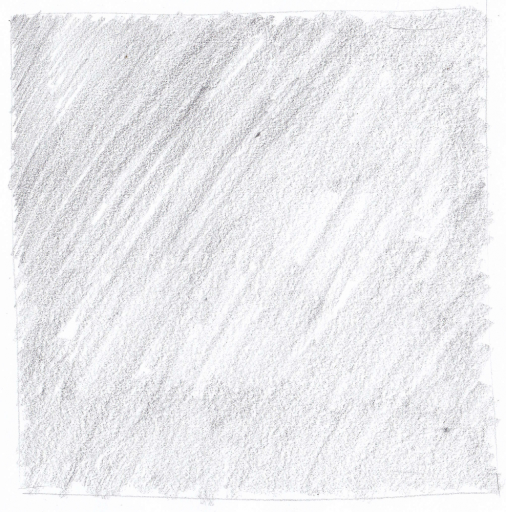
#> input picture ImageFilter/sketch_bg4.jpg, 1012 x 1024 px (shown at 1/2 size)
$ python test_edgedetection.py sketch_bg4.jpg   (older library calls are emulated)
#> lines starting #> are read from the running program, lines starting #| are printed output that depends on the picture
### ImageFilter/pencilsketch.py
# -*- coding: utf-8 -*-
"""
Created on Thu Aug  9 13:19:22 2018

@author: adbhatt, aaygupta
"""

import cv2

class PencilSketch:
    """Pencil sketch effect
        A class that applies a pencil sketch effect to an image.
        The processed image is overlayed over a background image for visual
        effect.
    """

    def __init__(self, width, height, bg_gray='sketch_bg4.jpg'):
        """Initialize parameters
            :param (width, height): Image size.
            :param bg_gray: Optional background image to improve the illusion
                            that the pencil sketch was drawn on a canvas.
        """
        self.width = width
        self.height = height

        # try to open background canvas (if it exists)
        self.canvas = cv2.imread(bg_gray, cv2.CV_8UC1)
        if self.canvas is not None:
            self.canvas = cv2.resize(self.canvas, (self.width, self.height))

    def render(self, img_rgb, x, y):
        """Applies pencil sketch effect to an RGB image
            :param img_rgb: RGB image to be processed
            :returns: Processed RGB image
        """
        img_gray = cv2.cvtColor(img_rgb, cv2.COLOR_RGB2GRAY)
        img_blur = cv2.GaussianBlur(img_gray, (x, y), 0, 0)
        img_blend = cv2.divide(img_gray, img_blur, scale=256)
        #img_blend = cv2.equalizeHist(img_blend)
        # if available, blend with background canvas
        if self.canvas is not None:
            img_blend = cv2.multiply(img_blend, self.canvas, scale=1./256)

        return cv2.cvtColor(img_blend, cv2.COLOR_GRAY2RGB)

'''
def start(url):
    #for url

    response = requests.get(url)
    img = Image.open(BytesIO(response.content)).convert('RGB')
    open_cv_image = np.array(img)
    img = open_cv_image[:, :, ::-1].copy()
    cv2.imwrite("c:\\temp\\Source.jpg", img)
    #img = cv2.imread(url);
    imgHeight, imgWidth = img.shape[:2]
    pencil_sketch = PencilSketch(imgWidth, imgHeight)
    finalimg = pencil_sketch.render(img)
    cv2.imwrite("c:\\temp\\Result.jpg", finalimg)
    return "success"

if __name__ == "__main__":
    start(sys.argv[1])
'''

### ImageFilter/test_edgedetection.py
# -*- coding: utf-8 -*-
"""
Created on Fri Aug 10 14:08:55 2018

@author: aaygupta
"""

import cv2
import numpy as np
from pencilsketch import PencilSketch
from PIL import Image
import requests
from io import BytesIO
import sys

#== Parameters =======================================================================
BLUR = 21
CANNY_THRESH_1 = 10
CANNY_THRESH_2 = 200
MASK_DILATE_ITER = 10
MASK_ERODE_ITER = 10
MASK_COLOR = (1.0,1.0,1.0) # In BGR format

def edge_detect(img):
    gray = cv2.cvtColor(img,cv2.COLOR_BGR2GRAY)

    #-- Edge detection -------------------------------------------------------------------
    edges = cv2.Canny(gray, CANNY_THRESH_1, CANNY_THRESH_2)
    edges = cv2.dilate(edges, None)
    edges = cv2.erode(edges, None)

    #-- Find contours in edges, sort by area ---------------------------------------------
    contour_info = []
    im2,contours,hierarchy = cv2.findContours(edges, cv2.RETR_LIST, cv2.CHAIN_APPROX_NONE)
    for c in contours:
        contour_info.append((
            c,
            cv2.isContourConvex(c),
            cv2.contourArea(c),
        ))
    contour_info = sorted(contour_info, key=lambda c: c[2], reverse=True)
    max_contour = contour_info[0]

    #-- Create empty mask, draw filled polygon on it corresponding to largest contour ----
    # Mask is black, polygon is white
    mask = np.zeros(edges.shape)
    cv2.fillConvexPoly(mask, max_contour[0], (255))

    #-- Smooth mask, then blur it --------------------------------------------------------
    mask = cv2.dilate(mask, None, iterations=MASK_DILATE_ITER)
    mask = cv2.erode(mask, None, iterations=MASK_ERODE_ITER)
    mask = cv2.GaussianBlur(mask, (BLUR, BLUR), 0)
    mask_stack = np.dstack([mask]*3)    # Create 3-channel alpha mask

    #-- Blend masked img into MASK_COLOR background --------------------------------------
    mask_stack  = mask_stack.astype('float32') / 255.0          # Use float matrices,
    img         = img.astype('float32') / 255.0                 #  for easy blending

    masked = (mask_stack * img) + ((1-mask_stack) * MASK_COLOR) # Blend
    masked = (masked * 255).astype('uint8')                     # Convert back to 8-bit
    return masked

def remove_background(index =1):
    resultimg = Image.open('person-masked.png');
    resultimg = resultimg.convert("RGBA")
    datas = resultimg.getdata()
    newData = []
    for item in datas:
        if item[0] == 255 and item[1] == 255 and item[2] == 255:
            newData.append((255, 255, 255, 0))
        else:
            newData.append(item)
    resultimg.putdata(newData)
    resultimg.save("final_result"+str(index)+".png", "PNG")#converted Image name
    return resultimg

def start(url, index = 1):
    #for url

#> called with url = 'sketch_bg4.jpg', index = 1
    response = requests.get(url)
    img = Image.open(BytesIO(response.content)).convert('RGB')
#> img is the input picture: PIL image 1012x1024 RGB; mean R, G, B 235.3, 235.1, 237.9
    open_cv_image = np.array(img)
    img = open_cv_image[:, :, ::-1].copy()
#> img: shape (1024, 1012, 3)
    cv2.imwrite("Source"+str(index)+".jpg", img)
    #img = cv2.imread('C:/temp/kl2.jpg')
    #Apply edge detection
    #img = edge_detect(img)
    #Apply pencil sketch filter
    imgHeight, imgWidth = img.shape[:2]
#> imgHeight = 1024; imgWidth = 1012
    pencil_sketch = PencilSketch(imgWidth, imgHeight)
    finalimg = pencil_sketch.render(img, 91,91)
#> in render, `img_blur = cv2.GaussianBlur(img_gray, (x, y), 0, 0)`:
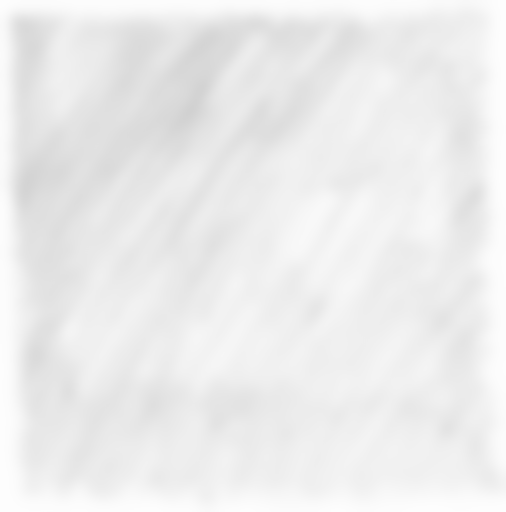
#> img_blur: shape (1024, 1012) (shown at 1/2 size); min 209, max 253, mean 236.1
#> in render, `img_blend = cv2.divide(img_gray, img_blur, scale=256)`:
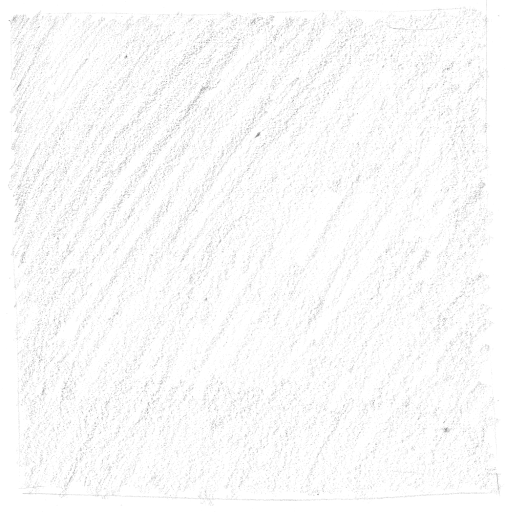
#> img_blend: shape (1024, 1012) (shown at 1/2 size); min 105, max 255, mean 249.8
    #finalimg = pencil_sketch.render(finalimg, 1, 251)
    #finalimg = edge_detect(finalimg);
    cv2.imwrite('person-masked.png', finalimg)           # Save
    #Add transparent background
    remove_background(index)
#> the loop in remove_background, `for item in datas:` made 1036288 passes
#> item on passes 1 to 3: (252, 252, 252, 255), (252, 252, 252, 255), (252, 252, 252, 255)
#> after the loop in remove_background, `for item in datas:`: newData = 1036288 items
    '''
    open_cv_image = np.array(result1)
    img = open_cv_image[:, :, ::-1].copy()
    kernel = cv2.getStructuringElement(cv2.MORPH_RECT, (3, 3))
    opening = cv2.morphologyEx(img, cv2.MORPH_OPEN, kernel)
    cv2.imwrite('C:/temp/final_result_opening.png', opening)           # Save
    '''

if __name__ == "__main__":
    #remove_background();
    start(sys.argv[1])
    #start('https://pbs.twimg.com/profile_images/988775660163252226/XpgonN0X.jpg')

$ run again, with ImageFilter/sketch_bg2.jpg copied over ImageFilter/sketch_bg4.jpg
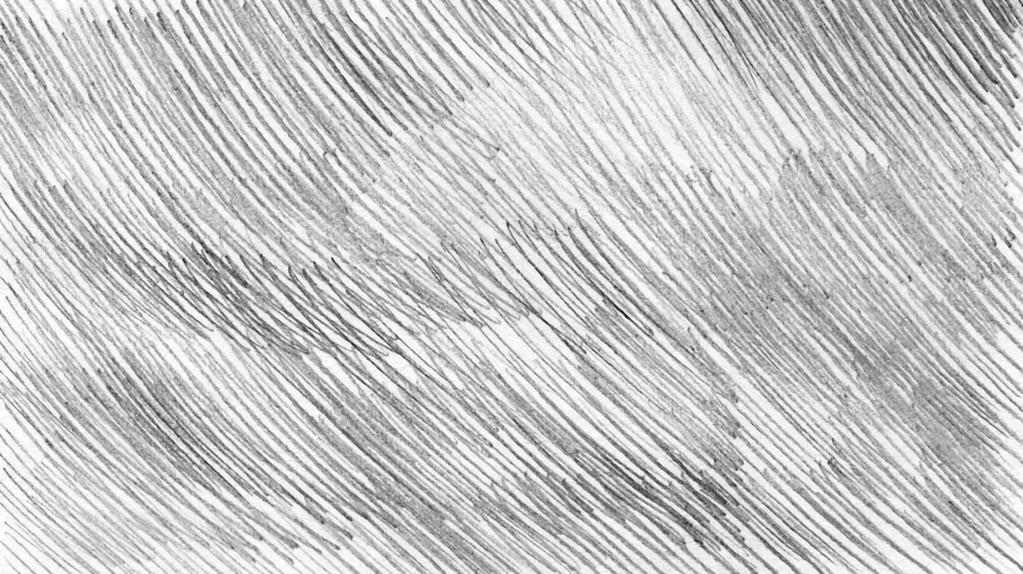
#> input picture ImageFilter/sketch_bg2.jpg, 1023 x 574 px
#> in start, img is the input picture: PIL image 1023x574 RGB; min 2, max 255, mean 199.2
#> in render, `img_blur = cv2.GaussianBlur(img_gray, (x, y), 0, 0)`:
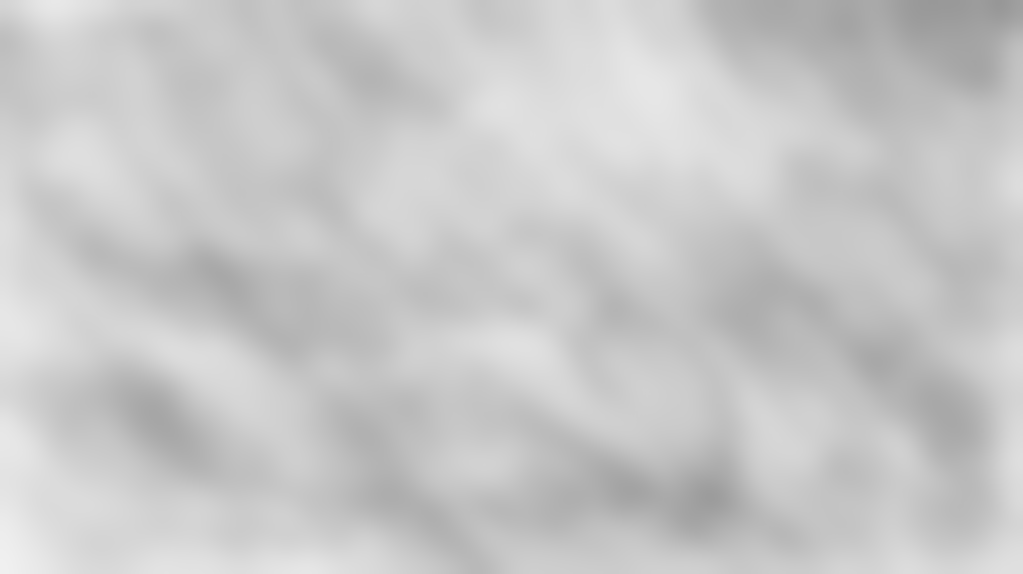
#> img_blur: shape (574, 1023); min 151, max 240, mean 199.2
#> in render, `img_blend = cv2.multiply(img_blend, self.canvas, scale=1./256)`:
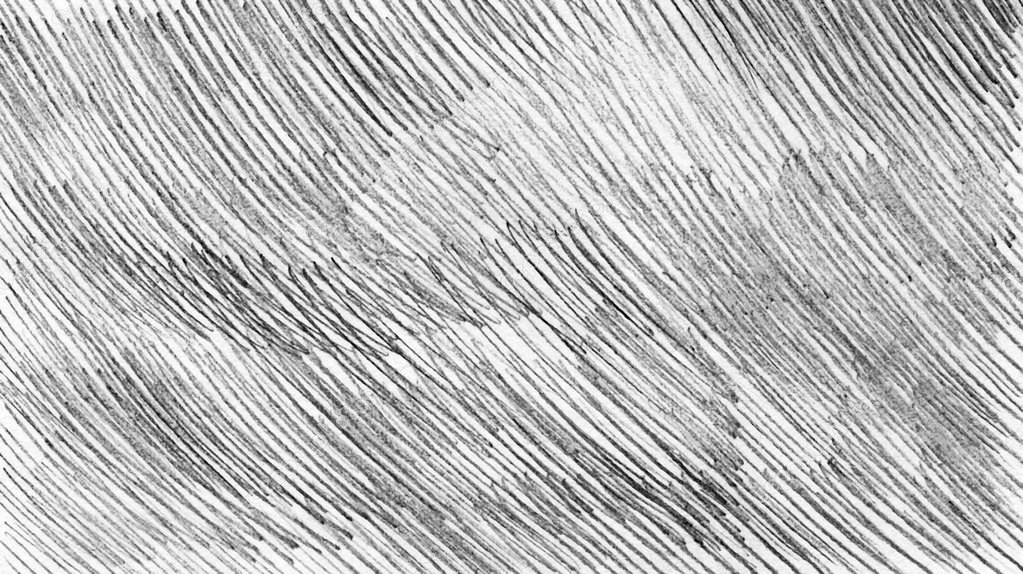
#> img_blend: shape (574, 1023); min 0, max 254, mean 188
#> the loop in remove_background, `for item in datas:` made 587202 passes
#> item on passes 1 to 3: (239, 239, 239, 255), (242, 242, 242, 255), (249, 249, 249, 255)
#> after the loop in remove_background, `for item in datas:`: newData = 587202 items
